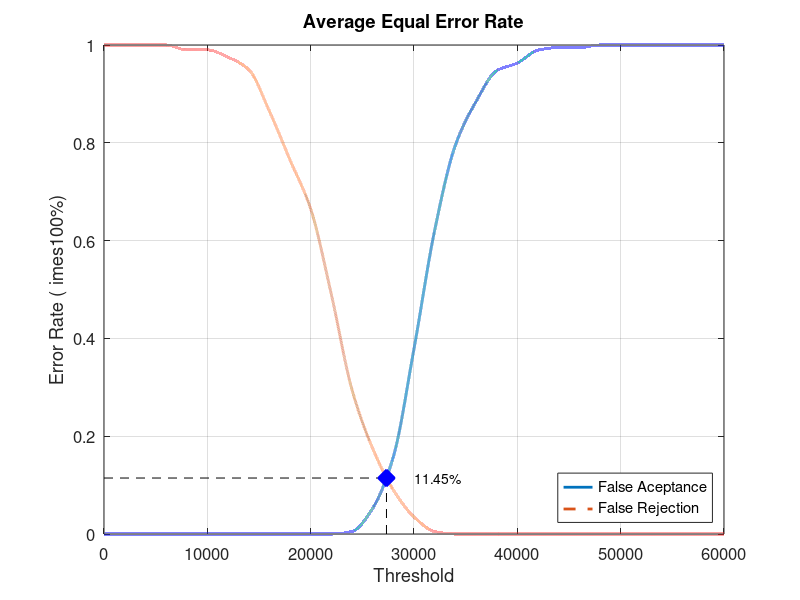
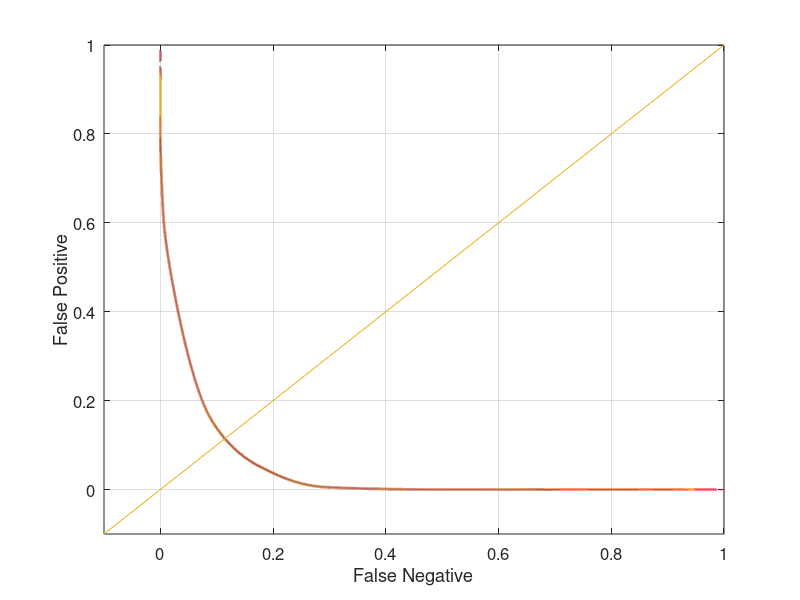

MATLAB code for these plots, in order:
close all;
clear;
clc;
x = 0:2000:60000;
xq = 0:0.5:60000;

y0 = [0 0 0 0 0 0 0 0 0 0 0 0 0.00526316 0.0526316 0.157895 0.378947 0.621053 0.794737 0.884211 0.947368 0.963158 0.989474 0.994737 0.994737 1 1 1 1 1 1 1]
yy0 = interp1(x, y0, xq, 'pchip');
y1 = [1 1 1 1 0.99 0.99 0.975 0.95 0.865 0.765 0.665 0.49 0.295 0.175 0.09 0.035 0.005 0 0 0 0 0 0 0 0 0 0 0 0 0 0]
yy1 = interp1(x, y1, xq, 'pchip');

% Calculating EER: 
y2 = abs(y0 - y1);
find(y2 == min(y2))
yy2 = abs(yy0 - yy1);
xEER = find(yy2 == min(yy2));
xEERIndex = xq(xEER) % X-axis EER
yEER = yy0(xEER) % Y-axis EER

main = figure
plot(xq, yy0,'-','LineWidth', 2);	hold on
plot(xq, yy1,'--','LineWidth', 2);	hold on
plot([xEERIndex xEERIndex], [0 yEER], 'k--');	hold on
plot([0 xEERIndex], [yEER yEER], 'k--');	hold on
plot(xEERIndex, yEER, 'bx', 'LineWidth', 10);	hold on
text(xEERIndex + 10 * xEERIndex / 100, yEER, [num2str(round((10000 * yEER)) / 100) '%'])
legend('False Aceptance', 'False Rejection', 'Location', 'SouthEast')
xlabel('Threshold')
ylabel('Error Rate (	imes100%)')
title('Average Equal Error Rate')
set(gca, 'FontSize', 12)
axis([0 60000 0 1])
grid on

print(main, 'Database4_4Main', '-dpng');
FNRxFPR = figure('Color', [1 1 1]);
plot(yy1, yy0, '-', yy1, yy0, 'LineWidth', 2);
hold on
y = -0.1:0.1:1
plot(y, y); 
set(gca, 'FontSize', 12)
xlabel('False Negative')
ylabel('False Positive')
axis([-0.1 1 -0.1 1])
set(gca, 'FontSize', 12)
grid on

print(FNRxFPR, 'Database4_4FNRxFPR','-dpng');
